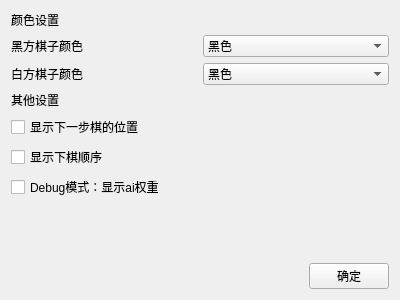
<?xml version="1.0" encoding="UTF-8"?>
<ui version="4.0">
 <class>Option</class>
 <widget class="QWidget" name="Option">
  <property name="geometry">
   <rect>
    <x>0</x>
    <y>0</y>
    <width>400</width>
    <height>300</height>
   </rect>
  </property>
  <property name="windowTitle">
   <string>Form</string>
  </property>
  <layout class="QVBoxLayout" name="verticalLayout">
   <item>
    <widget class="QLabel" name="label_4">
     <property name="text">
      <string>颜色设置</string>
     </property>
    </widget>
   </item>
   <item>
    <layout class="QHBoxLayout" name="horizontalLayout_4">
     <item>
      <widget class="QLabel" name="label_5">
       <property name="text">
        <string>黑方棋子颜色</string>
       </property>
      </widget>
     </item>
     <item>
      <widget class="QComboBox" name="pieceAComboBox">
       <item>
        <property name="text">
         <string>黑色</string>
        </property>
       </item>
       <item>
        <property name="text">
         <string>白色</string>
        </property>
       </item>
       <item>
        <property name="text">
         <string>红色</string>
        </property>
       </item>
       <item>
        <property name="text">
         <string>黄色</string>
        </property>
       </item>
       <item>
        <property name="text">
         <string>绿色</string>
        </property>
       </item>
       <item>
        <property name="text">
         <string>青色</string>
        </property>
       </item>
       <item>
        <property name="text">
         <string>蓝色</string>
        </property>
       </item>
       <item>
        <property name="text">
         <string>紫色</string>
        </property>
       </item>
      </widget>
     </item>
    </layout>
   </item>
   <item>
    <layout class="QHBoxLayout" name="horizontalLayout_5">
     <item>
      <widget class="QLabel" name="label_6">
       <property name="text">
        <string>白方棋子颜色</string>
       </property>
      </widget>
     </item>
     <item>
      <widget class="QComboBox" name="pieceBComboBox">
       <item>
        <property name="text">
         <string>黑色</string>
        </property>
       </item>
       <item>
        <property name="text">
         <string>白色</string>
        </property>
       </item>
       <item>
        <property name="text">
         <string>红色</string>
        </property>
       </item>
       <item>
        <property name="text">
         <string>黄色</string>
        </property>
       </item>
       <item>
        <property name="text">
         <string>绿色</string>
        </property>
       </item>
       <item>
        <property name="text">
         <string>青色</string>
        </property>
       </item>
       <item>
        <property name="text">
         <string>蓝色</string>
        </property>
       </item>
       <item>
        <property name="text">
         <string>紫色</string>
        </property>
       </item>
      </widget>
     </item>
    </layout>
   </item>
   <item>
    <widget class="QLabel" name="label">
     <property name="text">
      <string>其他设置</string>
     </property>
    </widget>
   </item>
   <item>
    <widget class="QCheckBox" name="showPieceCheckBox">
     <property name="text">
      <string>显示下一步棋的位置</string>
     </property>
    </widget>
   </item>
   <item>
    <widget class="QCheckBox" name="orderCheckBox">
     <property name="text">
      <string>显示下棋顺序</string>
     </property>
    </widget>
   </item>
   <item>
    <widget class="QCheckBox" name="scoreCheckBox">
     <property name="text">
      <string>Debug模式：显示ai权重</string>
     </property>
    </widget>
   </item>
   <item>
    <spacer name="verticalSpacer">
     <property name="orientation">
      <enum>Qt::Vertical</enum>
     </property>
     <property name="sizeHint" stdset="0">
      <size>
       <width>20</width>
       <height>40</height>
      </size>
     </property>
    </spacer>
   </item>
   <item>
    <layout class="QHBoxLayout" name="horizontalLayout_3">
     <item>
      <spacer name="horizontalSpacer">
       <property name="orientation">
        <enum>Qt::Horizontal</enum>
       </property>
       <property name="sizeHint" stdset="0">
        <size>
         <width>40</width>
         <height>20</height>
        </size>
       </property>
      </spacer>
     </item>
     <item>
      <widget class="QPushButton" name="pushButton">
       <property name="text">
        <string>确定</string>
       </property>
      </widget>
     </item>
    </layout>
   </item>
  </layout>
 </widget>
 <resources/>
 <connections/>
</ui>
